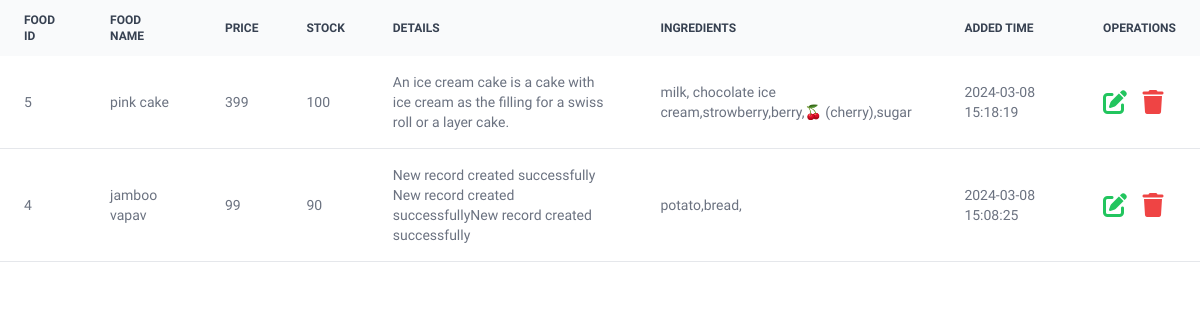
Page /adm/showFoodItems.php on the committed database.
### tables this page shows
CREATE TABLE `food_items` (
  `fid` int(11) NOT NULL,
  `fname` varchar(100) NOT NULL,
  `fimage` varchar(100) NOT NULL,
  `fprice` float NOT NULL,
  `fstock` int(20) NOT NULL,
  `fdetails` varchar(500) NOT NULL,
  `fingredients` varchar(200) NOT NULL,
  `ftype` varchar(10) NOT NULL,
  `fcategory` varchar(30) NOT NULL,
  `fadded_time` timestamp NOT NULL DEFAULT current_timestamp() ON UPDATE current_timestamp()
);

### adm/showFoodItems.php (the view, shortened to what this page needs)
<?php
include '../connect.php';
?>
<!DOCTYPE html>
<html lang='en'>
<head>
    <link rel="stylesheet" href="../styles/style.css">
    <script src="https://cdn.tailwindcss.com"></script>
    <link rel="stylesheet" href="https://cdnjs.cloudflare.com/ajax/libs/font-awesome/6.5.1/css/all.min.css" />
</head>
<body>
<?php
$sql = "SELECT * FROM `food_items` ORDER BY `fadded_time` DESC";
$result = $conn->query($sql);
if ($result->num_rows > 0) {
    echo "<div class='overflow-x-auto relative'><table class='w-full text-sm text-left text-gray-500 dark:text-gray-400'><thead class='text-xs text-gray-700 uppercase bg-gray-50 dark:bg-gray-700 dark:text-gray-400'><tr>";
    echo "<th scope='col' class='py-3 px-6'>Food ID</th>";
    echo "<th scope='col' class='py-3 px-6'>Food Name</th>";
    echo "<th scope='col' class='py-3 px-6'>Price</th>";
    echo "<th scope='col' class='py-3 px-6'>Stock</th>";
    echo "<th scope='col' class='py-3 px-6'>Details</th>";
    echo "<th scope='col' class='py-3 px-6'>Ingredients</th>";
    echo "<th scope='col' class='py-3 px-6'>Added Time</th>";
    echo "<th scope='col' class='py-3 px-6'>operations</th>";
    echo "</tr></thead><tbody>";
    while($row = $result->fetch_assoc()) {
        echo "<tr class='bg-white border-b dark:bg-gray-800 dark:border-gray-700'>";
        echo "<td class='py-4 px-6'>" . $row["fid"]. "</td>";
        echo "<td class='py-4 px-6'>" . $row["fname"]. "</td>";
        echo "<td class='py-4 px-6'>" . $row["fprice"]. "</td>";
        echo "<td class='py-4 px-6'>" . $row["fstock"]. "</td>";
        echo "<td class='py-4 px-6 max-w-96'>" . $row["fdetails"]. "</td>";
        echo "<td class='py-4 px-6'>" . $row["fingredients"]. "</td>";
        echo "<td class='py-4 px-6'>" . $row["fadded_time"]. "</td>";
        echo '<td class="py-4 px-6">
        <a href="updatefItem.php?id='.$row["fid"].'">
        <i class="fa fa-pen-to-square text-2xl text-green-500"></i>
        </a>
        <a href="deletefItem.php?id='.$row["fid"].'">
        <i class="fa-solid fa-trash text-2xl ml-3 text-red-500"></i>
        </a>
        </td>';
        echo "</tr>";
    }
    echo "</tbody></table></div>";
} else {
    echo '
    <div class="grid place-items-center min-h-screen bg-[url(../assets/emptydb.jpg)] bg-no-repeat bg-cover bg-center">
        <p class="norecord capitalize p-2 rounded-lg text-lg bg-glassWhite w-fit backdrop-blur-md shadow">no record in database</p>
    </div>';
}
?>
</body>
<script src="../scripts/tailwind.js"></script>
</html>

### styles/style.css (style rules this page uses)
* { font-family: "Geologica", sans-serif; }
html { scroll-behavior: smooth; }

### rows in the picture
food_items: fid "5", fname "pink cake", fprice "399", fstock "100", fdetails "An ice cream cake is a cake with ice cream as the filling for a swiss roll or a layer cake.", fingredients "milk, chocolate ice cream,strowberry,berry,🍒 (cherry),sugar", fadded_time "2024-03-08 15:18:19"
food_items: fid "4", fname "jamboo vapav", fprice "99", fstock "90", fdetails "New record created successfully New record created successfullyNew record created successfully", fingredients "potato,bread,", fadded_time "2024-03-08 15:08:25"
